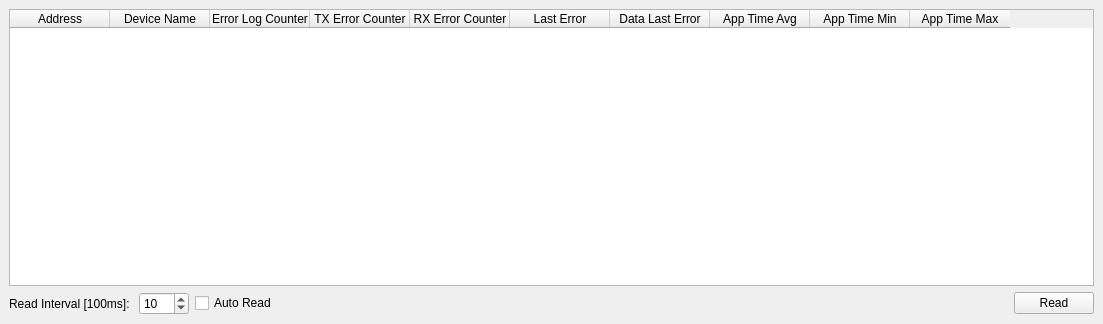
<?xml version="1.0" encoding="UTF-8"?>
<ui version="4.0">
 <class>qualityOfServiceWindow</class>
 <widget class="QDockWidget" name="qualityOfServiceWindow">
  <property name="geometry">
   <rect>
    <x>0</x>
    <y>0</y>
    <width>1103</width>
    <height>324</height>
   </rect>
  </property>
  <property name="windowTitle">
   <string>Quality of Service</string>
  </property>
  <widget class="QWidget" name="dockWidgetContents">
   <layout class="QVBoxLayout" name="verticalLayout">
    <item>
     <widget class="QTableWidget" name="tableWidget">
      <column>
       <property name="text">
        <string>Address</string>
       </property>
      </column>
      <column>
       <property name="text">
        <string>Device Name</string>
       </property>
      </column>
      <column>
       <property name="text">
        <string>Error Log Counter</string>
       </property>
      </column>
      <column>
       <property name="text">
        <string>TX Error Counter</string>
       </property>
      </column>
      <column>
       <property name="text">
        <string>RX Error Counter</string>
       </property>
      </column>
      <column>
       <property name="text">
        <string>Last Error</string>
       </property>
      </column>
      <column>
       <property name="text">
        <string>Data Last Error</string>
       </property>
      </column>
      <column>
       <property name="text">
        <string>App Time Avg</string>
       </property>
      </column>
      <column>
       <property name="text">
        <string>App Time Min</string>
       </property>
      </column>
      <column>
       <property name="text">
        <string>App Time Max</string>
       </property>
      </column>
     </widget>
    </item>
    <item>
     <layout class="QHBoxLayout" name="horizontalLayout">
      <item>
       <widget class="QLabel" name="label">
        <property name="text">
         <string>Read Interval [100ms]: </string>
        </property>
       </widget>
      </item>
      <item>
       <widget class="QSpinBox" name="readTimeBox">
        <property name="minimumSize">
         <size>
          <width>50</width>
          <height>0</height>
         </size>
        </property>
        <property name="minimum">
         <number>1</number>
        </property>
        <property name="value">
         <number>10</number>
        </property>
       </widget>
      </item>
      <item>
       <widget class="QCheckBox" name="autoReadCheckBox">
        <property name="text">
         <string>Auto Read</string>
        </property>
       </widget>
      </item>
      <item>
       <spacer name="horizontalSpacer">
        <property name="orientation">
         <enum>Qt::Horizontal</enum>
        </property>
        <property name="sizeHint" stdset="0">
         <size>
          <width>40</width>
          <height>20</height>
         </size>
        </property>
       </spacer>
      </item>
      <item>
       <widget class="QPushButton" name="readButton">
        <property name="text">
         <string>Read</string>
        </property>
       </widget>
      </item>
     </layout>
    </item>
   </layout>
  </widget>
 </widget>
 <resources/>
 <connections/>
</ui>
